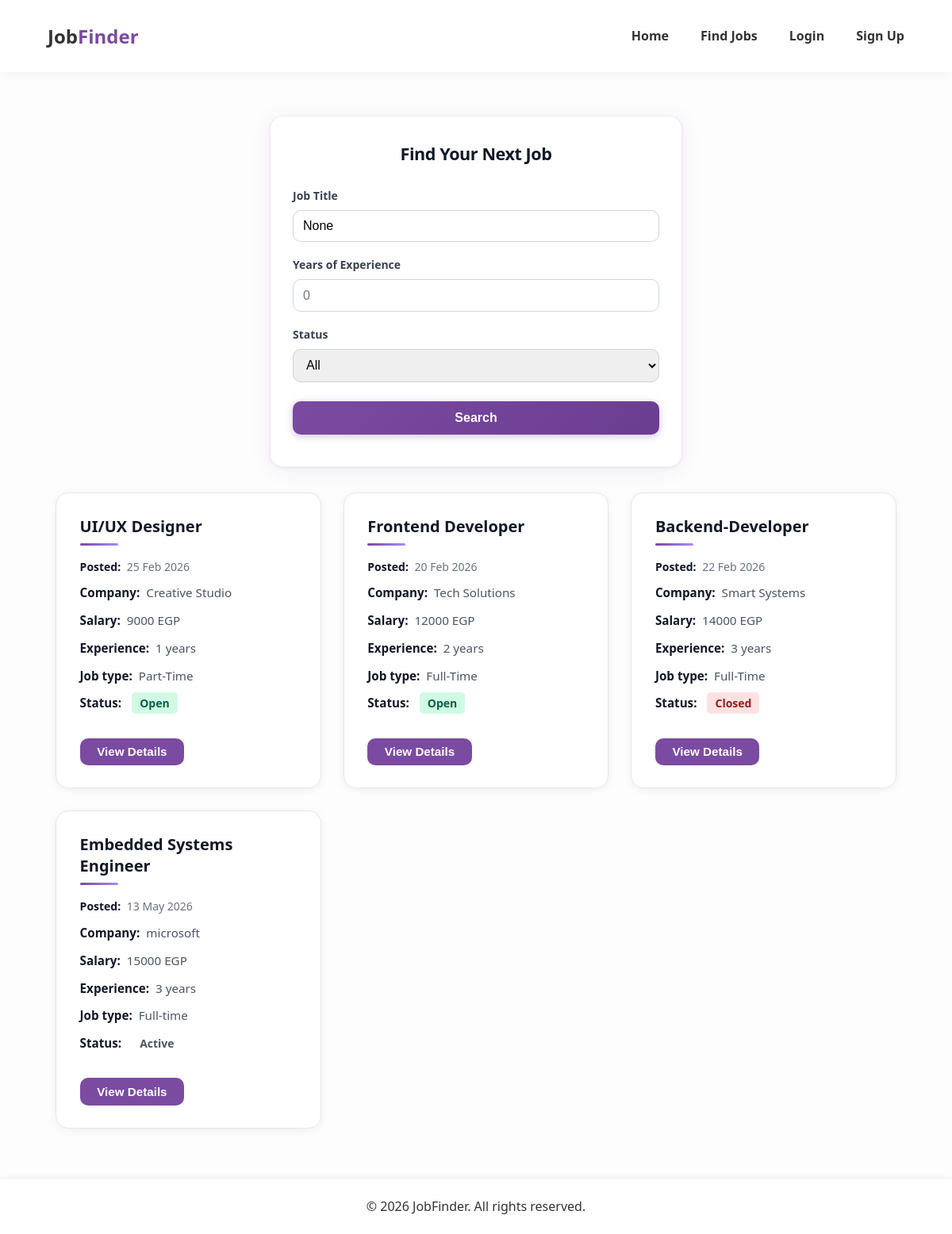
The app's page /jobs/, older data.
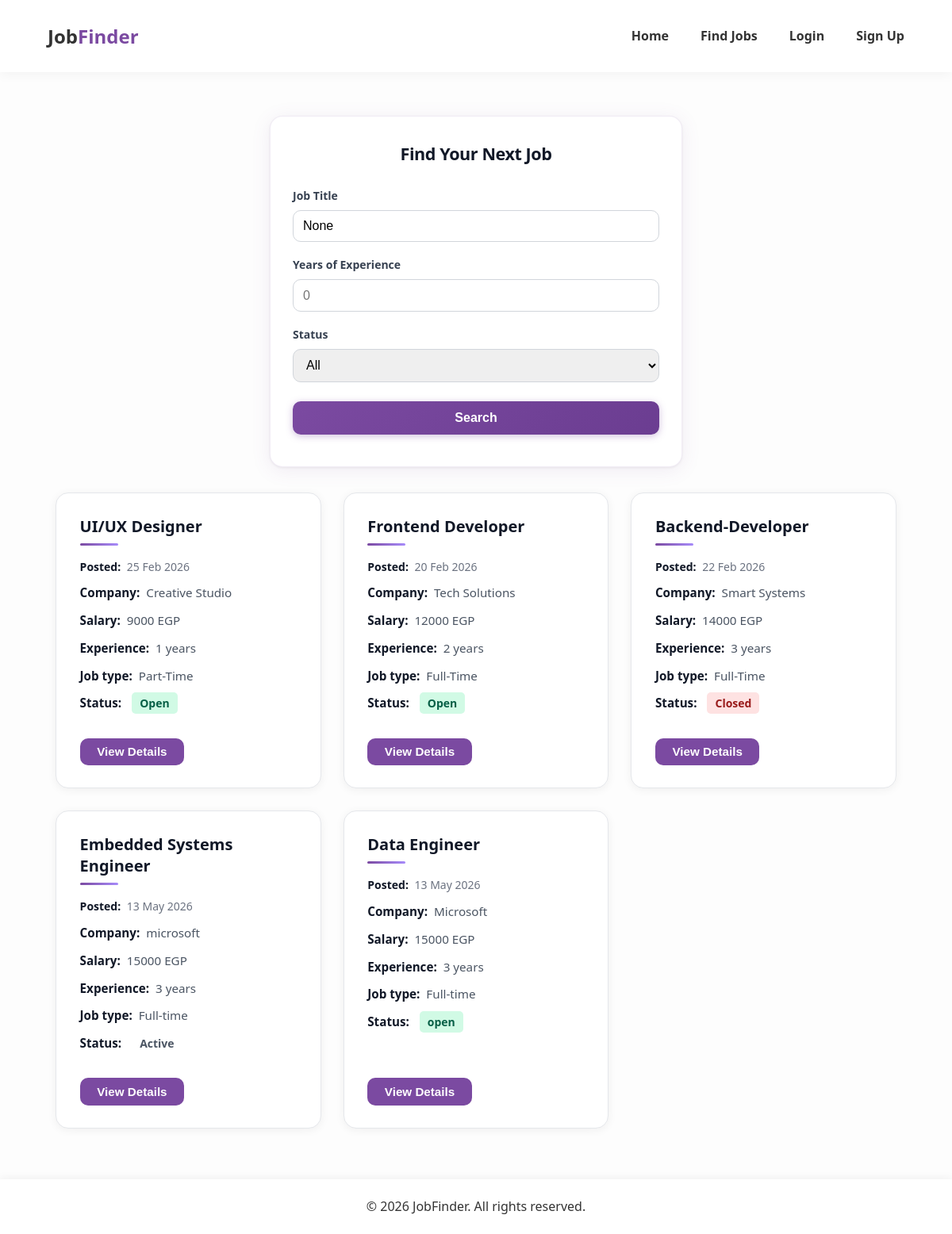
The same page, newer data.
### jobs/models.py (models this page shows, shortened)
class Job(models.Model):
    name = models.CharField(max_length=100)
    company = models.CharField(max_length=100)
    salary = models.IntegerField()
    experience = models.IntegerField()
    job_type = models.CharField(max_length=50)
    status = models.CharField(max_length=20)
    description = models.TextField()
    responsibilities = models.TextField()
    requirements = models.TextField()
    posted_date = models.DateField()

### page/views.py (the view)
# urls.py: path('', views.jobs_list, name='jobs'),
def jobs(request):
    all_jobs = Job.objects.all()
    title_search = request.GET.get("title")
    exp_search = request.GET.get("experience")
    status_search = request.GET.get("status")
    if title_search:
        all_jobs = all_jobs.filter(name__icontains=title_search)
    if exp_search:
        all_jobs = all_jobs.filter(experience__lte=exp_search)
    if status_search and status_search != "all":
        all_jobs = all_jobs.filter(status__iexact=status_search)
    context = {
        "jobs": all_jobs,
        "title": title_search,
        "experience": exp_search,
        "status": status_search,
    }
    return render(request, "page/jobs.html", context)

### page/templates/page/jobs.html (shortened to what this page needs)
{% load static %}
<!DOCTYPE html>
<html lang="en">
    <head>
        <link rel="stylesheet" href="{% static 'cssFiles/style.css' %}">
        <link rel="stylesheet" href="{% static 'cssFiles/jobs.css' %}">
    </head>
    <body class="jobs-page">
    <header>
        <div><h1 class="logo">Job<span>Finder</span></h1></div>
        <nav class="nav-bar" id="nav-menu">
            {% include "page/partials/nav_main.html" with show_about=False wrap_logout_button=True %}
        </nav>
    </header>
    <section class="page-shell">
        <section class="search-section">
        <h2>Find Your Next Job</h2>
        <form class="search-form" method="GET">
            <div class="form-group">
                <label for="jobTitle">Job Title</label>
                <input type="text"
                       id="jobTitle"
                       name="title"
                       value="{{ title }}"
                       placeholder="Enter job title">
            </div>
            <div class="form-group"><label for="experience">Years of Experience</label>
                <input type="number"
                       id="experience"
                       name="experience"
                       value="{{ experience }}"
                       min="0"
                       placeholder="0">
            </div>
            <div class="form-group">
                <label>Status</label>
                <select id="statusFilter" name="status"><option value="all"
                    >
                    All
                    </option>
                </select></div>
            <div class="form-group">
                <button type="submit"
                        class="btn-primary">
                    Search
                </button>
            </div>
        </form>
        </section>
        <section class="jobs-container">
    {% for job in jobs %}
    <article class="job-card"
    data-title="{{ job.name }}"
    data-experience="{{ job.experience }}"
    data-status="{{ job.status|lower }}">
        <h3>{{ job.name }}</h3>
        <p class="posted-date"><strong>Posted:</strong> {{ job.posted_date|date:"d M Y" }}</p>
        <p><strong>Company:</strong> {{ job.company }}</p>
        <p><strong>Salary:</strong> {{ job.salary }} EGP</p>
        <p><strong>Experience:</strong> {{ job.experience }} years</p>
        <p><strong>Job type:</strong> {{ job.job_type }}</p>
        <p><strong>Status:</strong> <span class="status {{ job.status|lower }}">{{ job.status }}</span></p>
        <a href="{% url 'job_details' job.id %}"><button class="btn-secondary">View Details</button></a>
    </article>
    {% empty %}
    <h3 id="noJobsMessage">⚠ No Jobs Found</h3>
    {% endfor %}
        </section>
    </section>
    <footer>
        &copy; 2026 JobFinder.
        All rights reserved.
    </footer>
    </body>
</html>

Row changes from the older to the newer data that the page shows:
added Job: name "Data Engineer", posted_date "13 May 2026", company "Microsoft", salary "15000", experience "3", job_type "Full-time", status "open"
